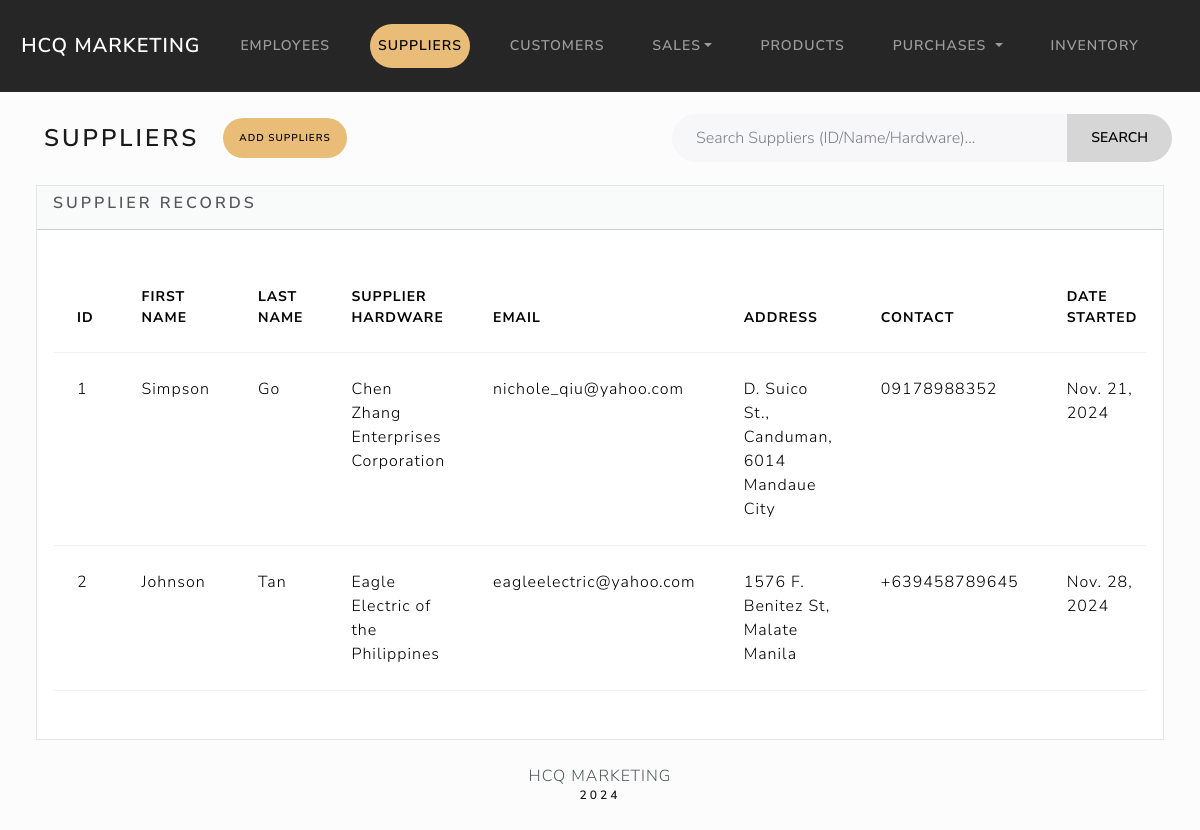
/suppliers/index, run on the app's committed database.
### suppliers/models.py (models this page shows, shortened)
class Supplier(models.Model):
    Supplier_Status = [
        ('Active', 'Active'),
        ('Inactive', 'Inactive'),
    ]
    first_name = models.CharField(max_length=50)
    last_name = models.CharField(max_length=50)
    supplier_hardware = models.CharField(max_length=50)
    email = models.EmailField(max_length=100)
    address = models.CharField(max_length=100)
    contact_num = models.CharField(max_length=15)
    dateStart = models.DateField("Date Started")
    dateEdit = models.DateTimeField(default=timezone.now)
    status = models.CharField(max_length=20, choices=Supplier_Status, default='Active')

### suppliers/views.py (the view)
# urls.py: path('', include('index.urls',)),
def index(request):
    search_query = request.GET.get('search', '')
    if search_query:
        suppliers = Supplier.objects.filter(
            Q(id__icontains=search_query) |
            Q(first_name__icontains=search_query) |
            Q(last_name__icontains=search_query) |
            Q(supplier_hardware__icontains=search_query)
        ).order_by('id')
        results_count = suppliers.count()
        messages.info(request, f"{results_count} result(s) found for '{search_query}'.")
    else:
        suppliers = Supplier.objects.all().order_by('id')
        results_count = 0
    return render(request, 'suppliers/index.html', {
        'suppliers': suppliers,
        'results_count': results_count
    })

### suppliers/templates/suppliers/index.html (shortened to what this page needs)
{% extends "base.html" %}
{% block body %}
<div class="d-flex justify-content-between align-items-center m-3">
    <div class="d-flex align-items-center">
        <h3 class="m-3">Suppliers</h3>
        <a href="{% url 'add_supplier' %}" class="btn btn-add btn-sm ms-2">Add Suppliers</a>
    </div>
    <form method="get" action="" class="d-flex ms-auto" style="width: 500px;">
        <div class="input-group">
            <input type="text" class="form-control" placeholder="Search Suppliers (ID/Name/Hardware)..." name="search" style="border-radius: 30px 0 0 30px;">
            <button class="btn btn-search" type="submit" style="border-radius: 0 30px 30px 0;">Search</button>
        </div>
    </form>
</div>
<div class = "row">
    <div class = "col-12">
        {% if suppliers %}
        <div class="card bg-light ms-4 me-4 mb-4">
            <div class="card-header">
                <h5 class="card-title">Supplier Records</h5>
            </div>
            <div class="card-body">
                <p class="card-text">
                    <div class ="table-responsive">
                        <table class="table table-hover">
                            <thead>
                            <tr>
                                <th scope="col">ID</th>
                                <th scope="col">First Name</th>
                                <th scope="col">Last Name</th>
                                <th scope="col">Supplier Hardware</th>
                                <th scope="col">Email</th>
                                <th scope="col">Address</th>
                                <th scope="col">Contact</th>
                                <th scope="col">Date Started</th>
                            </tr>
                            </thead>
                            <tbody>
                                {% for supplier in suppliers %}
                                    <tr>
                                        <td>{{ supplier.id}}</td>
                                        <td>{{ supplier.first_name}}</td>
                                        <td>{{ supplier.last_name}}</td>
                                        <td>{{ supplier.supplier_hardware}}</td>
                                        <td>{{ supplier.email}}</td>
                                        <td>{{ supplier.address}}</td>
                                        <td>{{ supplier.contact_num}}</td>
                                        <td>{{ supplier.dateStart}}</td>
                                    </tr>
                                {% endfor %}
                            </tbody>
                        </table>
                    </div>
                </p>
            </div>
        </div>
        {% else %}
            <h5 class = "alert alert-primary ms-4 me-4"> No Supplier Records </h5>
        {% endif %}
    </div>
</div>
</div>
{% endblock %}

### index/static/css/custom-styles.css (style rules this page uses)
.btn { border-radius: 50px; }
.btn-add { --bs-btn-bg: #E9BD78 !important; --bs-bg-opacity: 1 !important; --bs-btn-border-color: #E9BD78 !important; --bs-btn-color: #000 !important; }
.btn-search { --bs-btn-bg: #D6D6D6 !important; --bs-bg-opacity: 1 !important; --bs-btn-border-color: #D6D6D6 !important; --bs-btn-color: #000 !important; }

### data on the page
Supplier: id "1", first_name "Simpson", last_name "Go", supplier_hardware "Chen Zhang Enterprises Corporation", email "nichole_qiu@yahoo.com", address "D. Suico St., Canduman, 6014 Mandaue City", contact_num "09178988352", dateStart "Nov. 21, 2024"
Supplier: id "2", first_name "Johnson", last_name "Tan", supplier_hardware "Eagle Electric of the Philippines", email "eagleelectric@yahoo.com", address "1576 F. Benitez St, Malate Manila", contact_num "+639458789645", dateStart "Nov. 28, 2024"
